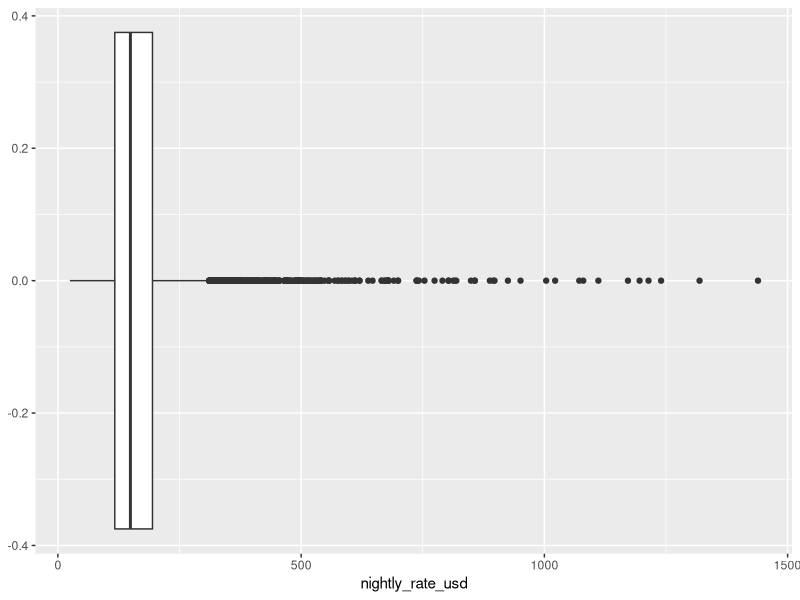
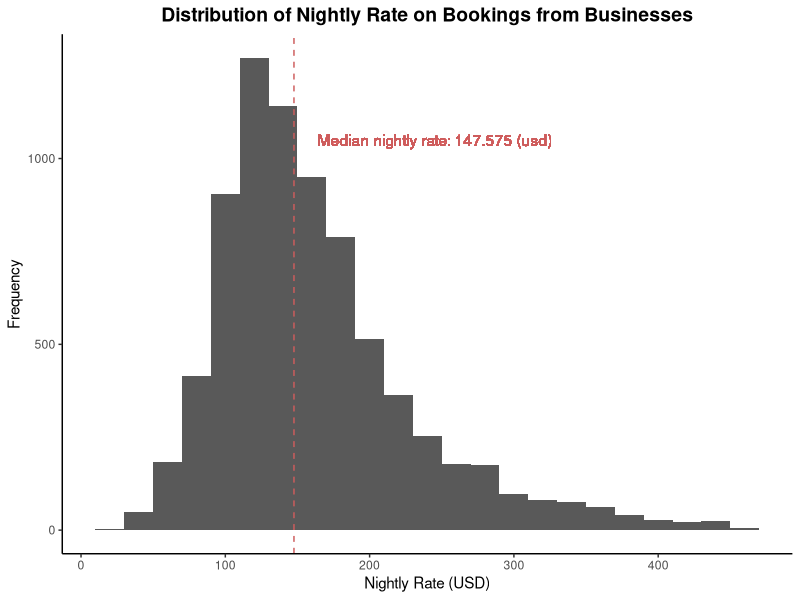
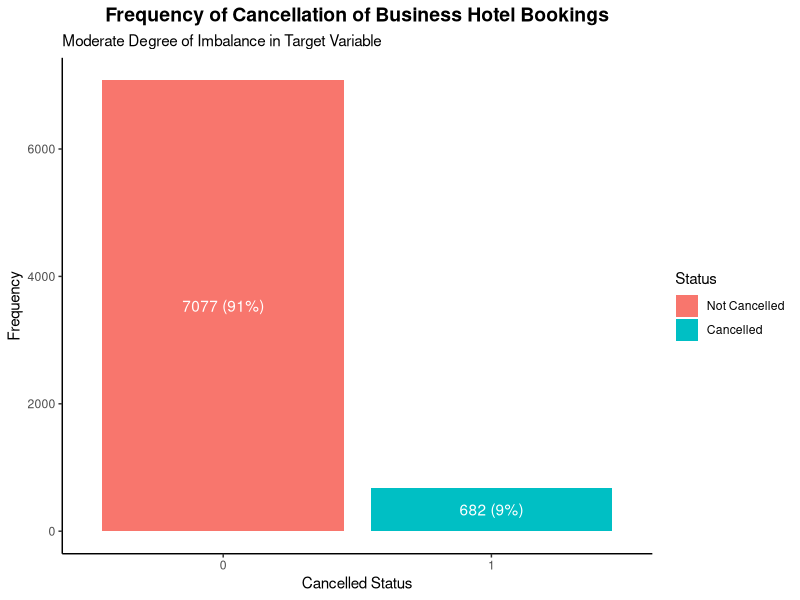
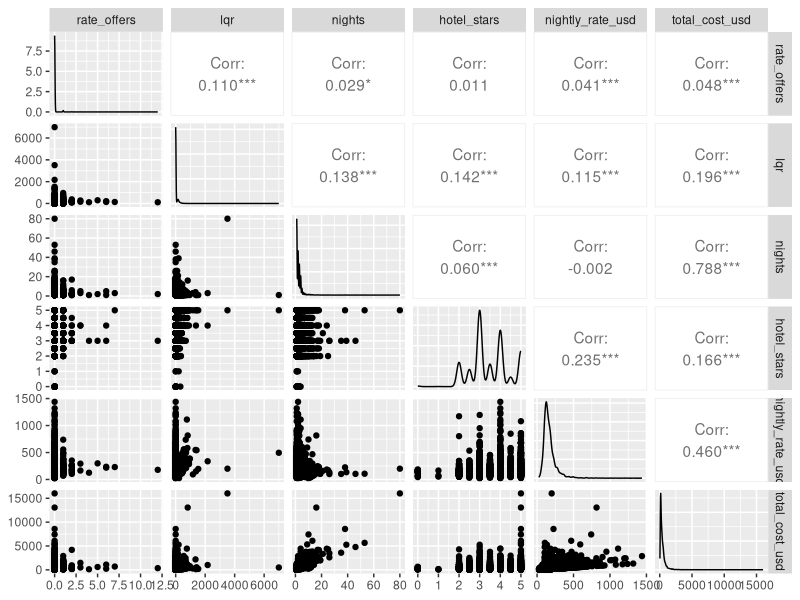
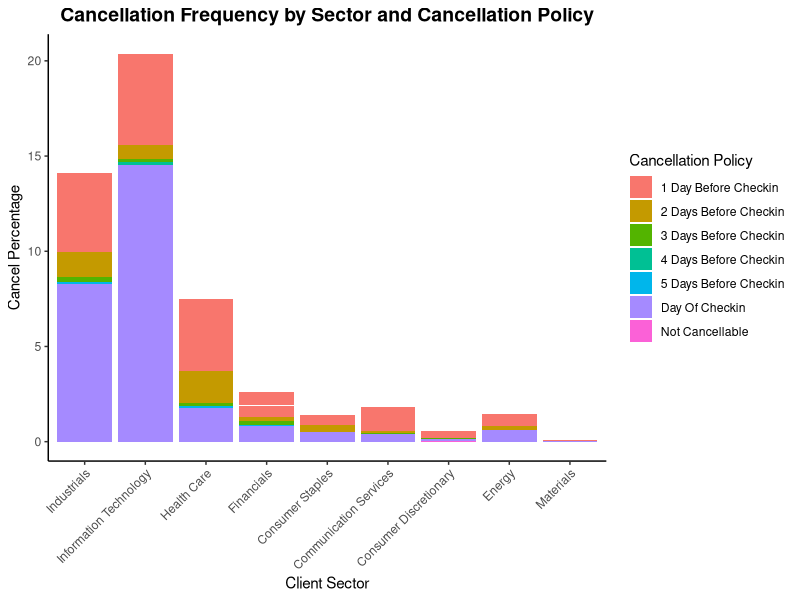

Reproduce these figures in R, in order.
## ---- chunk 1
knitr::opts_chunk$set(echo = TRUE)
## ---- chunk 2
library(tidyverse)
library(ggplot2)
library(GGally)
library(forcats)
## ---- chunk 3
booking_data <- read.csv("data/NDAQ-CHB.csv")
## ---- chunk 4
# Check for missing values
sum(is.na(booking_data))

colSums(is.na(booking_data)) %>% 
  as.data.frame() %>% 
  filter(. > 0) %>% 
  rownames_to_column() %>% 
  rename("Column with NA" = 1,
         "Count of NA" = 2)
## ---- chunk 5
# Check for empty values
colSums(booking_data == "") %>% 
  as.data.frame() %>% 
  filter(. > 0) %>% 
  rownames_to_column() %>% 
  rename("Column with EMPTY" = 1,
         "Count of EMPTY" = 2)
## ---- chunk 6
# Check for duplicate
booking_data %>% 
  filter(duplicated(reservation_id))
## ---- chunk 7
# Outlier detection
booking_data %>% 
  ggplot(aes(x = nightly_rate_usd)) +
  geom_boxplot()

# Using z-score
booking_data %>% 
  mutate(z_score = (nightly_rate_usd - mean(nightly_rate_usd)) / sd(nightly_rate_usd)) %>% 
  filter(abs(z_score) > 3)
## ---- chunk 8
# Univariate analysis - Nightly rate (USD)
booking_data %>% 
  mutate(z_score = (nightly_rate_usd - mean(nightly_rate_usd)) / sd(nightly_rate_usd)) %>% 
  # Removing outliers
  filter(abs(z_score) < 3) %>%
  # Visualization of target variable
  ggplot(aes(x = nightly_rate_usd)) +
  geom_histogram(binwidth = 20) +
  geom_vline(aes(xintercept = median(nightly_rate_usd)), color="indianred", linetype="dashed")+
  geom_text(aes(x = median(nightly_rate_usd), label = paste("Median nightly rate:", median(nightly_rate_usd), "(usd)"), y = 1050), color = "indianred", hjust= -0.1) +
  labs(x = "Nightly Rate (USD)", y = "Frequency",
       title = "Distribution of Nightly Rate on Bookings from Businesses") +
  theme_classic() +
  theme(plot.title = element_text(face = "bold", size = 14, hjust = 0.5))
## ---- chunk 9
# Univariate analysis - Cancellation
booking_data %>% 
  mutate(cancelled = ifelse(cancel_date == "",0,1) %>% as.factor()) %>% 
  ggplot(aes(x = cancelled, fill = cancelled)) +
  geom_bar() + 
  stat_count(geom = "text", colour = "white", aes(label = paste0(..count..," (",round(..count../nrow(booking_data)*100,0), "%)")),position=position_stack(vjust=0.5))+
  scale_fill_discrete(name = "Status", labels = c("Not Cancelled", "Cancelled")) +
  labs(x = "Cancelled Status", y = "Frequency",
       title = "Frequency of Cancellation of Business Hotel Bookings",
       subtitle = "Moderate Degree of Imbalance in Target Variable") +
  theme_classic() +
  theme(plot.title = element_text(face = "bold", size = 14, hjust = 0.5))
## ---- chunk 10
# Multivariate analysis - Nightly rate (USD)
booking_data %>% 
  select_if(is.numeric) %>% 
  select(-c(hotel_latitude, hotel_longitude, nightly_rate_native,total_cost_native)) %>% 
  ggpairs()
## ---- chunk 11
# Multivariate analysis - Cancellation
booking_data %>% 
  mutate(cancelled = ifelse(cancel_date == "",0,1)) %>% 
  group_by(gic_sector) %>% 
  mutate(cancel_percentage = sum(cancelled)/n()) %>% 
  ungroup() %>% 
  filter(cancelled == 1 & gic_sector != "" & start_cancel_policy != "") %>% 
  ggplot(aes(x = fct_infreq(gic_sector), y = cancel_percentage, fill = start_cancel_policy)) +
  geom_col() +
  labs(x = "Client Sector", y = "Cancel Percentage",
       title = "Cancellation Frequency by Sector and Cancellation Policy",
       fill = "Cancellation Policy") +
  theme_classic() +
  theme(plot.title = element_text(face = "bold", size = 14, hjust = 0.5),
        axis.text.x = element_text(angle = 45, hjust= 1))
## ---- chunk 12
booking_data <- booking_data %>% 
  # Initial cleaning
  mutate(across(c(added_date, modified_date, created_date, check_in, check_out, cancel_date), as.Date)) %>% 
  mutate(start_bed_type = gsub(",", "", start_bed_type),
         start_cancel_policy = ifelse(start_cancel_policy == "6 Or More Days Before Checkin", "6 or More Days Before Checkin", start_cancel_policy)) 
## ---- chunk 13
data <- booking_data %>% 
  mutate(free_wifi = ifelse(grepl("Free Wifi", start_amenities), 1,0),
         free_breakfast = ifelse(grepl("Free Breakfast", start_amenities), 1,0),
         free_parking = ifelse(grepl("Free Breakfast", start_amenities), 1,0),
         concierge = ifelse(grepl("Concierge", start_amenities), 1,0),
         amenities = free_wifi+free_breakfast+free_parking+concierge,
         cancelled = ifelse(!is.na(cancel_date),1,0),
         cancel_after_booking = as.numeric(cancel_date - created_date),
         cancel_before_checkin = as.numeric(check_in - cancel_date),
         leadtime = as.numeric(check_in - created_date),
         checkin_month = month(check_in),
         weekday_booking = mapply(function(x,y) sum(!weekdays(seq(x, y,"days")) %in% c("Saturday", "Sunday")), check_in,check_out),
         weekdend_booking = mapply(function(x,y) sum(weekdays(seq(x, y,"days")) %in% c("Saturday", "Sunday")), check_in,check_out),
         booking_change = ifelse(added_date == modified_date, 0,1),
         ) %>% 
  # Previous cancellation per company (client)
  group_by(company_id) %>% 
  mutate(client_cancellation = sum(cancelled)) %>% 
  ungroup() %>% 
  # Previous cancellation per agency
  group_by(agency_id) %>% 
  mutate(agency_cancellation = sum(cancelled)) %>% 
  ungroup() %>% 
  # Previous cancellation per hotel
  group_by(hotel_brand_name) %>% 
  mutate(hotel_cancellation = sum(cancelled)) %>% 
  ungroup()
## ---- chunk 14

